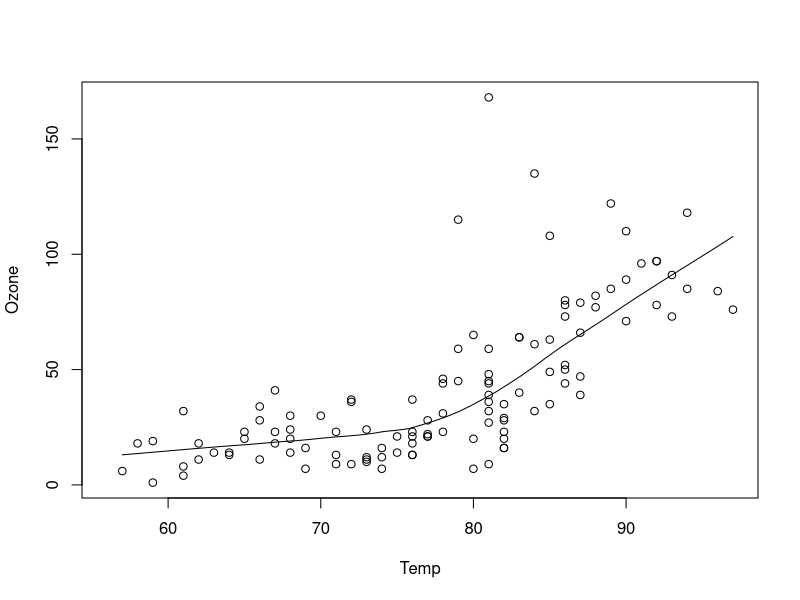
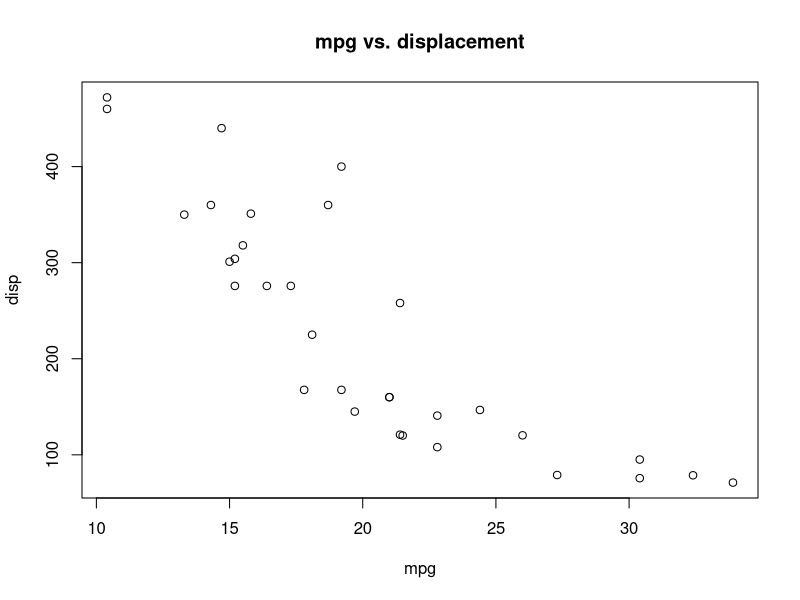
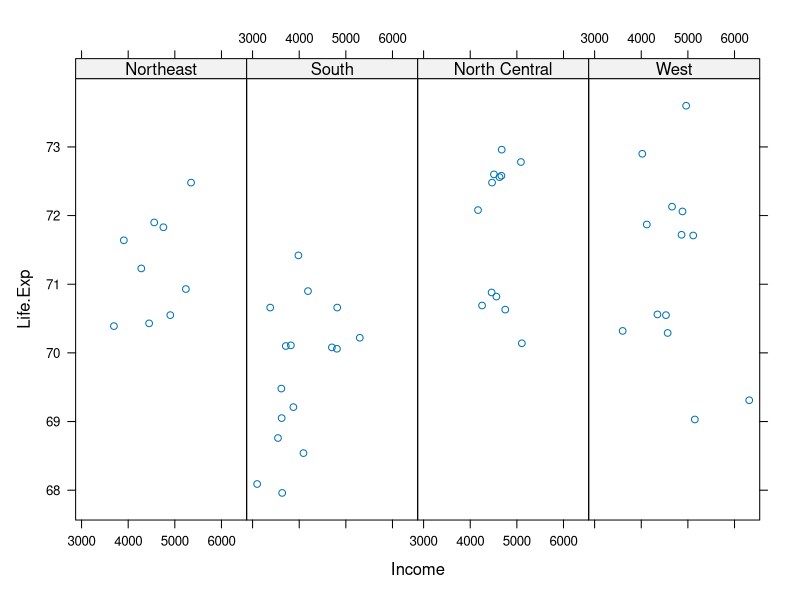

Recreate these plots in R, in order.
## ---- chunk 1
knitr::opts_chunk$set(echo = TRUE)
## ---- chunk 2
data(airquality)
with(airquality,
       {
         plot(Temp, Ozone)
         lines(loess.smooth(Temp, Ozone)) 
         }
       )
## ---- chunk 3
data(mtcars)
with(mtcars, plot(mpg, disp))
title("mpg vs. displacement")
## ---- chunk 4
library(lattice)
state = data.frame(state.x77, region = state.region)
xyplot(Life.Exp ~ Income | region, data = state, layout = c(4, 1))
